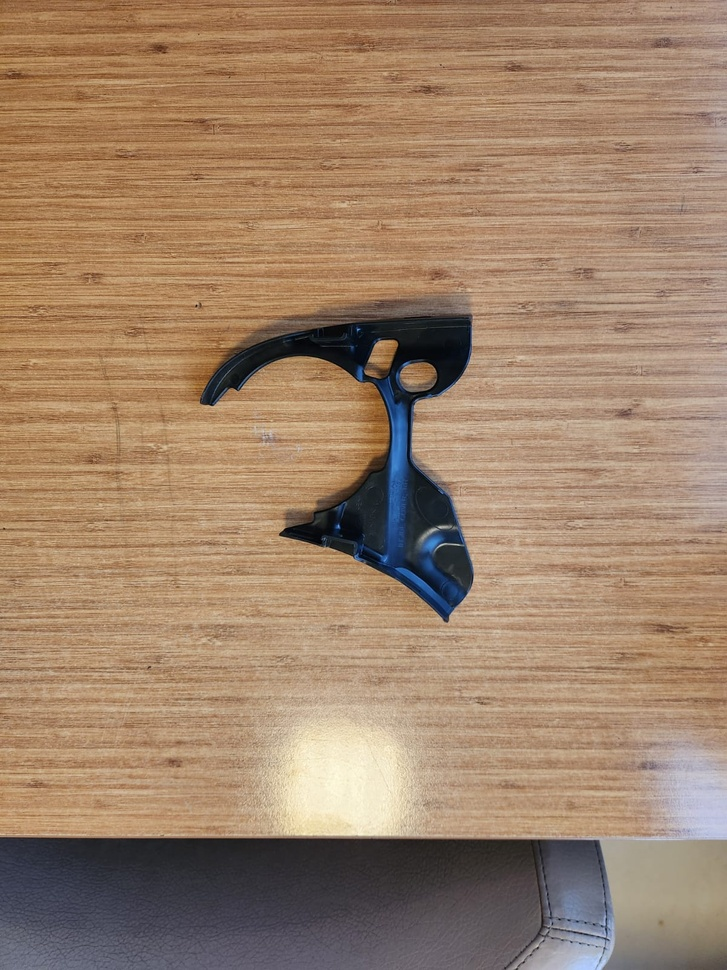
#> input picture images/right_0.jpeg, 727 x 970 px, shrunk from 1200 x 1600 before the run
$ python compare.py
#> lines starting #> are read from the running program, lines starting #| are printed output that depends on the picture; after the words box and inside, x2 and y2 are one past the last pixel; in counts of white or black regions, pixels touching at a corner belong together; long printed decimals are rounded
import os
from pathlib import Path
import cv2
import numpy as np

# Define paths
base_image_path = "./images/right_0.jpeg"
test_image_path = "./images/right_1.jpeg"
output_dir = Path("./images/output")
output_dir.mkdir(parents=True, exist_ok=True)

def extract_and_save_contour(image_path, output_dir):
    """Extracts the largest contour after preprocessing and saves the dilated edges."""
#> called with image_path = './images/right_0.jpeg'
    image = cv2.imread(image_path)
#> image is the input picture: shape (970, 727, 3); mean B, G, R 106.2, 130.5, 158.3
    if image is None:
        print(f"Image not found or cannot be loaded: {image_path}")
        return None, None

    gray_image = cv2.cvtColor(image, cv2.COLOR_BGR2GRAY)
    gray_image = cv2.medianBlur(gray_image, 5)

    # Apply thresholding
    _, thresh = cv2.threshold(gray_image, 0, 255, cv2.THRESH_BINARY + cv2.THRESH_OTSU)
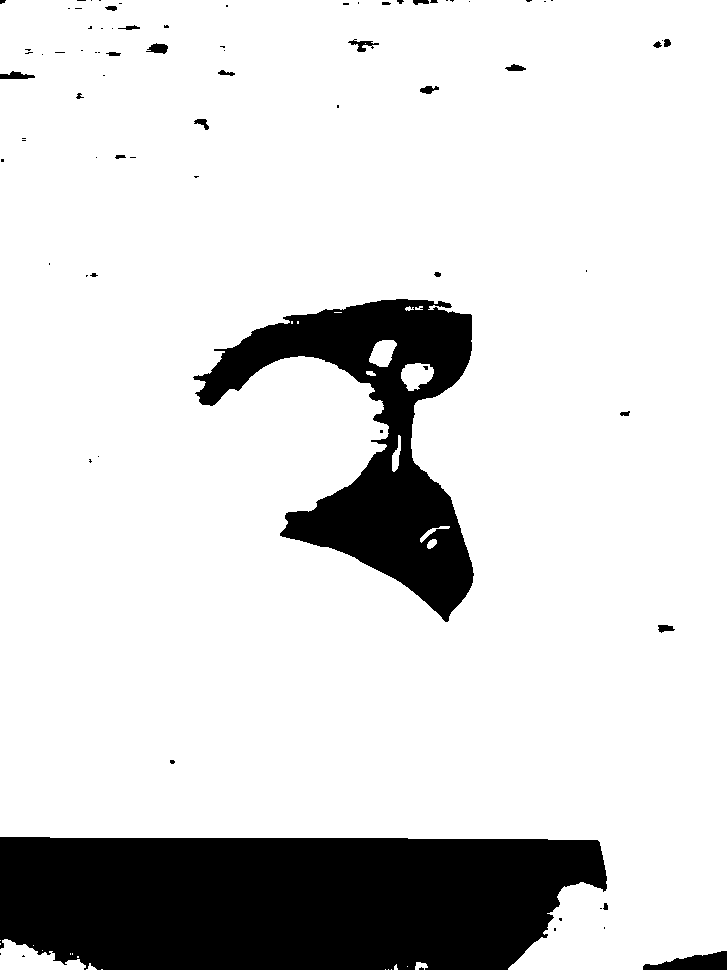
#> thresh: shape (970, 727); 84.6% white; 79 black regions (54 under 20 px), largest, box (x1, y1, x2, y2) and area: (0, 837, 607, 970) 72635, (193, 299, 474, 622) 33345, (643, 951, 727, 970) 987

    # Edge detection and dilation
    edges = cv2.Canny(thresh, 100, 200)
#> edges: shape (970, 727); 0.61% white in thin lines or dots
    edges_dilated = cv2.dilate(edges, np.ones((3, 3), np.uint8), iterations=1)
#> edges_dilated: shape (970, 727); 2% white; 78 white regions (6 under 20 px)

    # Save the dilated image
    output_path = os.path.join(output_dir, os.path.basename(image_path).replace(".png", "_dilated.png"))
    cv2.imwrite(output_path, edges_dilated)

    # Find contours
    contours, _ = cv2.findContours(edges_dilated, cv2.RETR_EXTERNAL, cv2.CHAIN_APPROX_SIMPLE)
#> contours = 71 contours, 29 with area under 20; largest, box (x1, y1, x2, y2) and area: (192, 297, 475, 623) 36929, (0, 835, 608, 970) 1822, (0, 937, 98, 970) 432, (347, 37, 380, 53) 269, (144, 42, 169, 55) 230
    if not contours:
        print(f"No object found in the image: {image_path}")
        return None, output_path

    return max(contours, key=cv2.contourArea), output_path  # Return the largest contour and saved image path

def compute_hu_moments_similarity(contour1, contour2):
    """Computes similarity using Hu Moments."""
    moments1 = cv2.HuMoments(cv2.moments(contour1)).flatten()
    moments2 = cv2.HuMoments(cv2.moments(contour2)).flatten()

    # Convert to log scale for better comparison
    log_moments1 = -np.sign(moments1) * np.log10(np.abs(moments1) + 1e-10)
    log_moments2 = -np.sign(moments2) * np.log10(np.abs(moments2) + 1e-10)

    # Compute Euclidean distance
    return np.linalg.norm(log_moments1 - log_moments2)

# Extract contours and save dilated images
contour_base, base_dilated_path = extract_and_save_contour(base_image_path, output_dir)
#> contour_base = contour of 614 points, box (x1, y1, x2, y2) (192, 297, 475, 623), area 36929; base_dilated_path = 'images/output/right_0.jpeg'
contour_test, test_dilated_path = extract_and_save_contour(test_image_path, output_dir)
#> call 2 of extract_and_save_contour, with image_path = './images/right_1.jpeg'
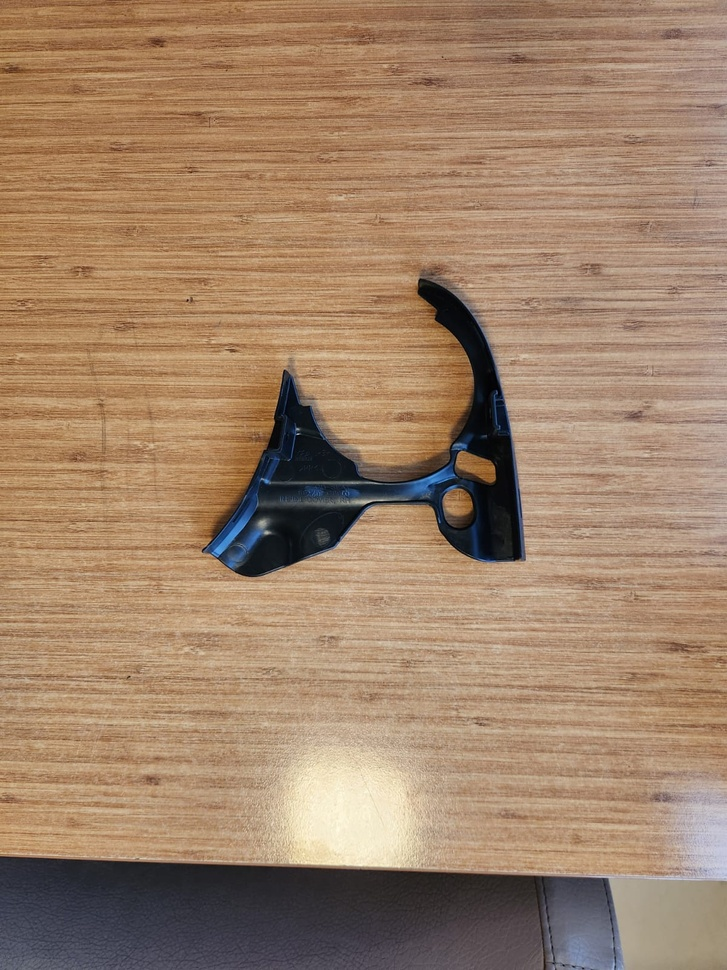
#> input picture images/right_1.jpeg, 727 x 970 px, shrunk from 1200 x 1600 before the run
#> in extract_and_save_contour, image is the input picture: shape (970, 727, 3); mean B, G, R 105.4, 130.8, 159.8
#> in extract_and_save_contour (call 2), `_, thresh = cv2.threshold(gray_image, 0, 255, cv2.THRESH_BINARY + cv2...`: thresh: shape (970, 727); 86.6% white; 45 black regions (34 under 20 px), largest, box (x1, y1, x2, y2) and area: (0, 856, 615, 970) 59872, (202, 267, 525, 577) 34021, (0, 66, 27, 73) 132
#> in extract_and_save_contour (call 2), `edges = cv2.Canny(thresh, 100, 200)`: edges: shape (970, 727); 0.51% white in thin lines or dots
#> in extract_and_save_contour (call 2), `edges_dilated = cv2.dilate(edges, np.ones((3, 3), np.uint8), iteration..`:
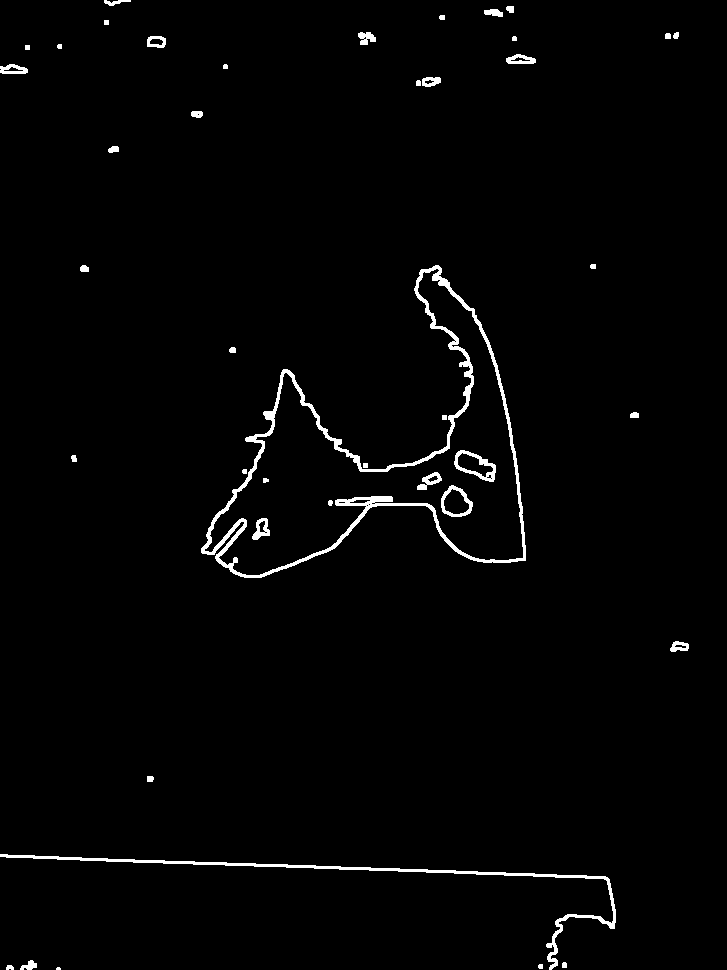
#> edges_dilated: shape (970, 727); 1.7% white; 42 white regions (1 under 20 px)
#> in extract_and_save_contour (call 2), `contours, _ = cv2.findContours(edges_dilated, cv2.RETR_EXTERNAL, cv2.C..`: contours = 36 contours, 14 with area under 20; largest, box (x1, y1, x2, y2) and area: (201, 265, 526, 578) 37867, (0, 854, 616, 970) 1738, (506, 54, 536, 64) 196, (0, 64, 28, 74) 188, (147, 36, 166, 48) 176
#> contour_test = contour of 667 points, box (x1, y1, x2, y2) (201, 265, 526, 578), area 37867; test_dilated_path = 'images/output/right_1.jpeg'

# Flip the test image and extract contour from it
test_flipped_path = os.path.join(output_dir, "test_flipped.png")
test_image = cv2.imread(test_image_path)
test_flipped = cv2.flip(test_image, 1)  # Flip horizontally
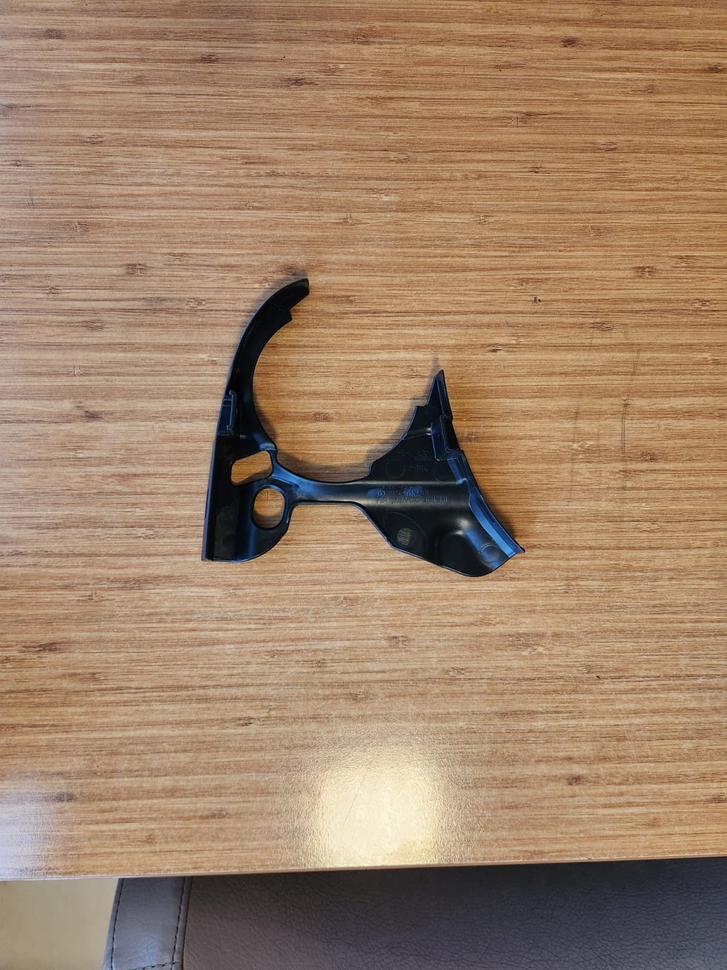
#> test_flipped: shape (970, 727, 3); mean B, G, R 105.4, 130.8, 159.8
cv2.imwrite(test_flipped_path, test_flipped)

# Extract contour from flipped test image
contour_test_flipped, test_flipped_dilated_path = extract_and_save_contour(test_flipped_path, output_dir)
#> call 3 of extract_and_save_contour, with image_path = 'images/output/test_flipped.png'
#> in extract_and_save_contour (call 3), `gray_image = cv2.cvtColor(image, cv2.COLOR_BGR2GRAY)`:
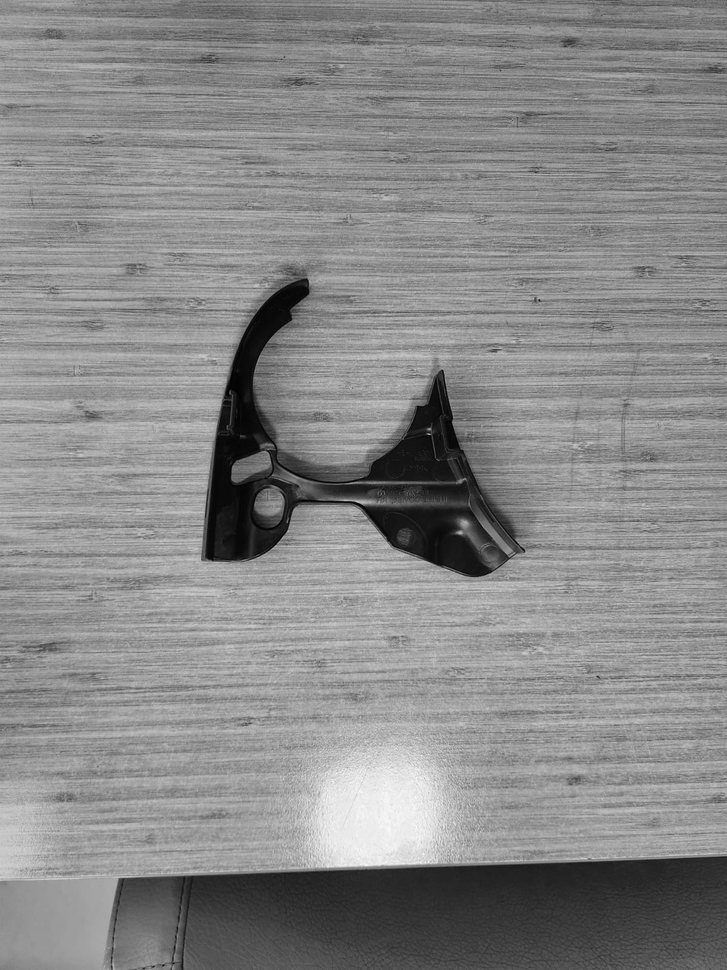
#> gray_image: shape (970, 727); min 0, max 250, mean 136.6
#> in extract_and_save_contour (call 3), `_, thresh = cv2.threshold(gray_image, 0, 255, cv2.THRESH_BINARY + cv2...`: thresh: shape (970, 727); 86.6% white; 45 black regions (34 under 20 px), largest, box (x1, y1, x2, y2) and area: (112, 856, 727, 970) 59872, (202, 267, 525, 577) 34021, (700, 66, 727, 73) 132
#> in extract_and_save_contour (call 3), `edges = cv2.Canny(thresh, 100, 200)`: edges: shape (970, 727); 0.51% white in thin lines or dots
#> in extract_and_save_contour (call 3), `edges_dilated = cv2.dilate(edges, np.ones((3, 3), np.uint8), iteration..`:
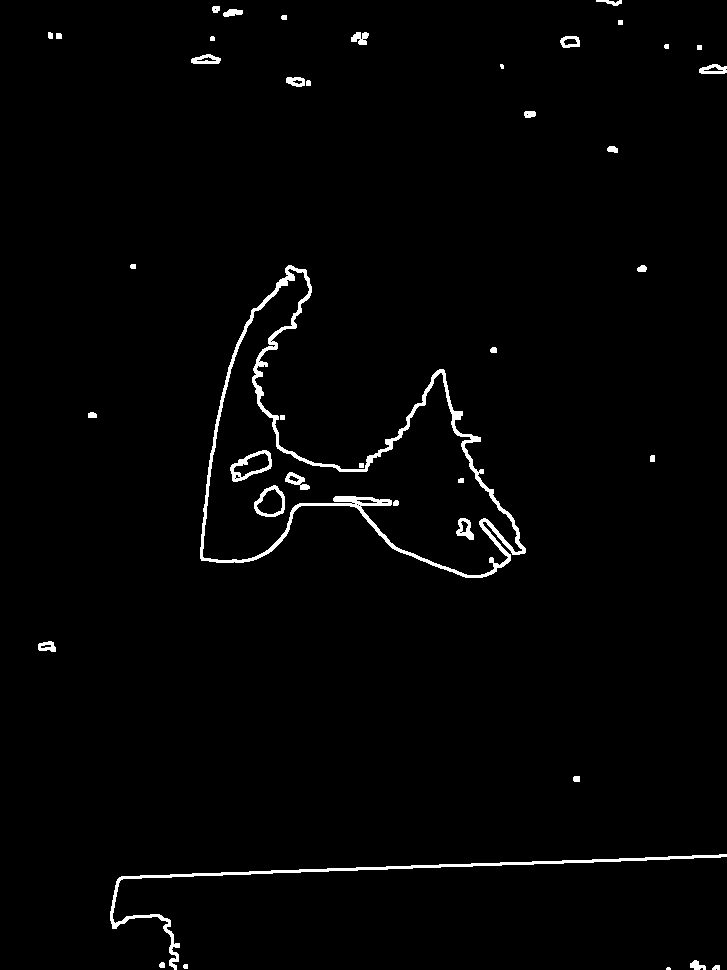
#> edges_dilated: shape (970, 727); 1.7% white; 41 white regions (2 under 20 px)
#> in extract_and_save_contour (call 3), `contours, _ = cv2.findContours(edges_dilated, cv2.RETR_EXTERNAL, cv2.C..`: contours = 35 contours, 12 with area under 20; largest, box (x1, y1, x2, y2) and area: (200, 265, 526, 578) 37952, (110, 854, 727, 970) 1730, (191, 54, 221, 64) 195, (699, 64, 727, 74) 188, (560, 36, 580, 48) 178
#> contour_test_flipped = contour of 645 points, box (x1, y1, x2, y2) (200, 265, 526, 578), area 37952; test_flipped_dilated_path = 'images/output/test_flipped_dilated.png'

# Compare contours
if contour_base is not None and contour_test is not None:
    match_score = compute_hu_moments_similarity(contour_base, contour_test)
#> in compute_hu_moments_similarity, `moments1 = cv2.HuMoments(cv2.moments(contour1)).flatten()`: moments1 = [0.345, 0.0248, 0.0094, 0.000327, -2.15e-07, -5.02e-05, 5.32e-07]
#> in compute_hu_moments_similarity, `moments2 = cv2.HuMoments(cv2.moments(contour2)).flatten()`: moments2 = [0.352, 0.0243, 0.0106, 0.000715, 1.96e-06, -5.33e-05, 2.29e-07]
#> in compute_hu_moments_similarity, `log_moments1 = -np.sign(moments1) * np.log10(np.abs(moments1) + 1e-10)`: log_moments1 = [0.462, 1.61, 2.03, 3.49, -6.67, -4.3, 6.27]
#> in compute_hu_moments_similarity, `log_moments2 = -np.sign(moments2) * np.log10(np.abs(moments2) + 1e-10)`: log_moments2 = [0.454, 1.61, 1.97, 3.15, 5.71, -4.27, 6.64]
#> match_score = 12.39
    print(f"Hu Moments Match Score: {match_score}")
#| Hu Moments Match Score: 12.385

    if match_score < 0.1:
        result = "Correct object detected!"
    else:
        result = "Incorrect object or symmetric part detected!"

    # Compare with flipped version
    if contour_test_flipped is not None:
        match_score_flipped = compute_hu_moments_similarity(contour_base, contour_test_flipped)
#> match_score_flipped = 17.82
        print(f"Flipped Hu Moments Match Score: {match_score_flipped}")
#| Flipped Hu Moments Match Score: 17.815

        if match_score_flipped < 0.1:
            result += " (Warning: Symmetric version matches, incorrect placement!)"
else:
    result = "Failed to extract contours from one or both images."

print(result)
